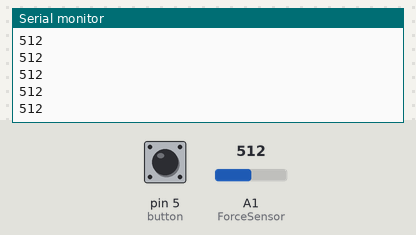
The sketch below on a simulated Arduino Uno, built with avr-gcc and run on an emulated ATmega328P. Parts: the last lines printed to the serial monitor. The inputs (shaded band) are chosen by the test bench; at power-on: A1 (ForceSensor) = 512, pin 5 (button) HIGH.

Above: at 1.2 s.
1.3 s: A1 (ForceSensor) set to 490
At 1.43 s:
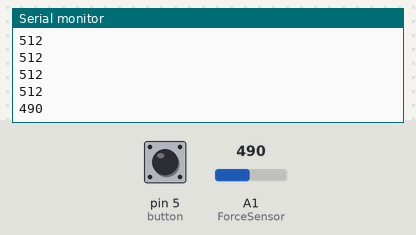
2.8 s: A1 (ForceSensor) set to 510
At 2.8 s:
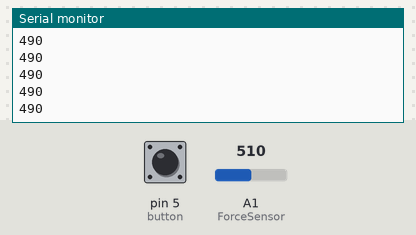
Timing chart, 0 to 5.8 s (numbered marks = the images above; inputs shaded):
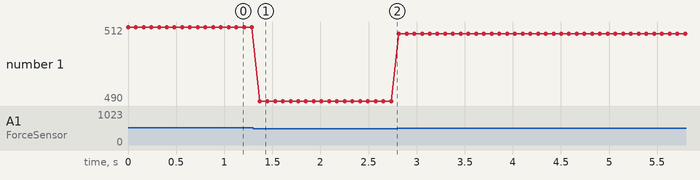

Measured:
- after the input at 1.3 s, the serial monitor: prints a new line after 0.07 s (image 1)
- plotted number 1: 512 → 490 after the input at 1.3 s, 490 → 510 after the input at 2.8 s

The sketch:

Foerste_forsoeg.ino
```cpp
int button = 5;
int LED = 4;
int ForceSensor = 1;

void setup() {
 Serial.begin(9600);

 pinMode(button, INPUT);
}

void loop() {
int knapstatus=digitalRead(button);
if (knapstatus==LOW) {
  digitalWrite(LED,HIGH);
}
else {
  digitalWrite(LED,LOW);
}
int kraftstatus=analogRead(ForceSensor);
 if (kraftstatus<=500) {
  digitalWrite(LED,HIGH);
}
else {
  digitalWrite(LED,LOW);
}
Serial.println(analogRead(ForceSensor));
delay(80);
/*Serial.println("Hello, world!");
delay(100);*/
}
```
